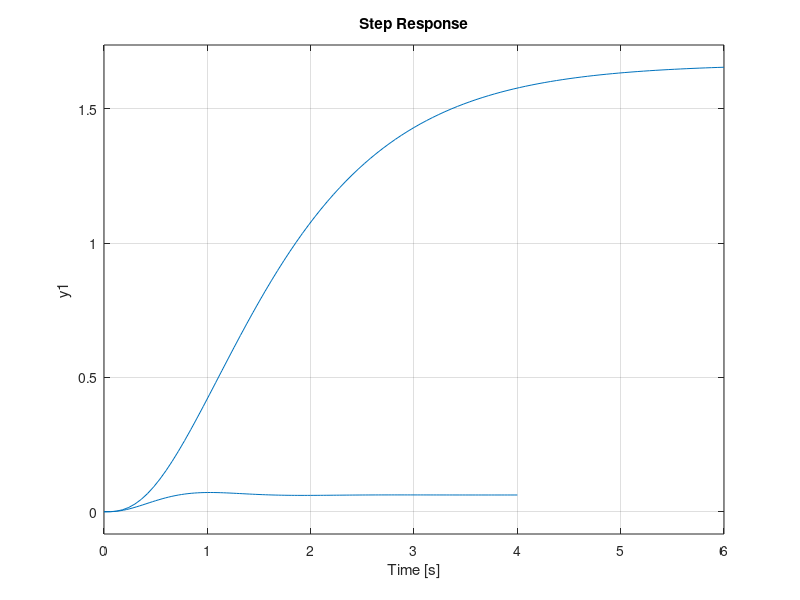

The MATLAB source for this figure: (Note: this script raises an error after producing the figure.)
%PERBANDINGAN PERFORMA SISTEM SEBELUM DAN SESUDAH TUNING
%code by : Alim Satria

A = [0 1 0; 0 0 1; -6 -11 -6];
B = [0; 0; 10];
C = [1 0 0];
D = [0];

P = [(-2-2*(sqrt(3)*i));(-2+2*(sqrt(3)*i));-10];

K = acker(A,B,P)

T = ss(A,B,C,D);

Af = A-B*K;
T_MOD=ss(Af ,B,C,D);

step(T_MOD);
hold on;
step(T);
hold off;

disp('Performa sistem setelah dilakukan tuning:');
stepinfo(T_MOD)

disp('Performa sistem sebelum dilakukan tuning:');
stepinfo(T)